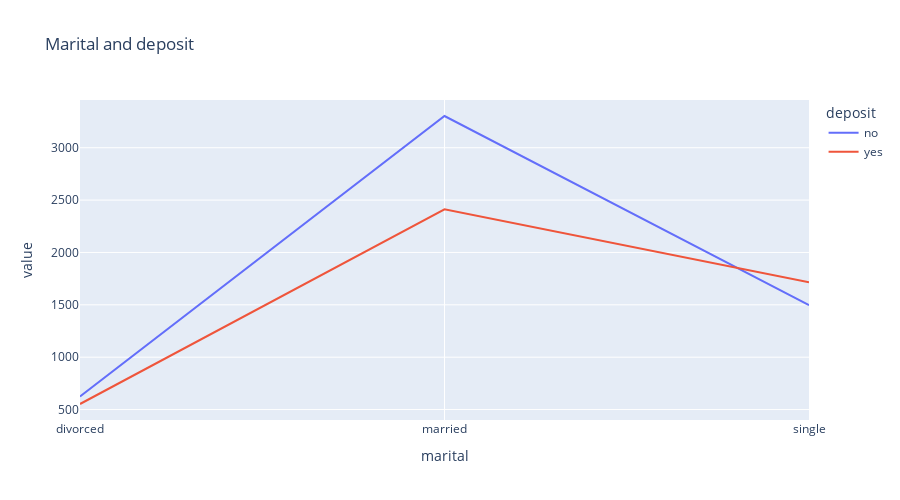

Write notebook code for a chart like this one.
### Markdown cell above
### Задания 9 и 10

### Code cell
# постройте визуализации для открывших и неоткрывших депозит в зависимости от семейного статуса
marital_grouped = df.groupby('marital')['deposit'].value_counts().unstack()
fig = px.line(
    data_frame=marital_grouped,
    height=500, 
    width=900,
    title='Marital and deposit'
)
fig.show()

### Figure 1 — Plotly figure (JSON) as saved in the notebook; plotly's stock layout.template omitted (floating-point values rounded to 4 significant figures)
{"data": [{"hovertemplate": "deposit=no<br>marital=%{x}<br>value=%{y}<extra></extra>", "legendgroup": "no", "line": {"color": "#636efa", "dash": "solid"}, "marker": {"symbol": "circle"}, "mode": "lines", "name": "no", "orientation": "v", "showlegend": true, "type": "scatter", "x": ["divorced", "married", "single"], "xaxis": "x", "y": [624, 3303, 1497], "yaxis": "y"}, {"hovertemplate": "deposit=yes<br>marital=%{x}<br>value=%{y}<extra></extra>", "legendgroup": "yes", "line": {"color": "#EF553B", "dash": "solid"}, "marker": {"symbol": "circle"}, "mode": "lines", "name": "yes", "orientation": "v", "showlegend": true, "type": "scatter", "x": ["divorced", "married", "single"], "xaxis": "x", "y": [553, 2412, 1716], "yaxis": "y"}], "layout": {"height": 500, "legend": {"title": {"text": "deposit"}, "tracegroupgap": 0}, "title": {"text": "Marital and deposit"}, "width": 900, "xaxis": {"anchor": "y", "domain": [0, 1], "title": {"text": "marital"}}, "yaxis": {"anchor": "x", "domain": [0, 1], "title": {"text": "value"}}}}
